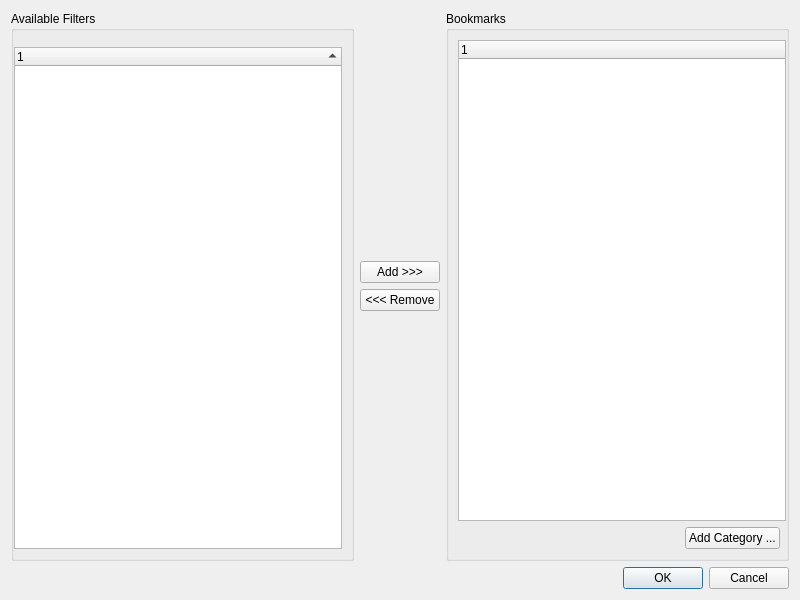
<?xml version="1.0" encoding="UTF-8"?>
<ui version="4.0">
 <class>pqBookmarksDialog</class>
 <widget class="QDialog" name="pqBookmarksDialog">
  <property name="geometry">
   <rect>
    <x>0</x>
    <y>0</y>
    <width>800</width>
    <height>600</height>
   </rect>
  </property>
  <property name="windowTitle">
   <string>Bookmarks Manager</string>
  </property>
  <layout class="QGridLayout">
   <item row="2" column="1">
    <widget class="QPushButton" name="removeBookmark">
     <property name="enabled">
      <bool>true</bool>
     </property>
     <property name="text">
      <string>&lt;&lt;&lt; Remove</string>
     </property>
    </widget>
   </item>
   <item row="0" column="0" rowspan="4">
    <widget class="QGroupBox" name="filtersGroup">
     <property name="sizePolicy">
      <sizepolicy hsizetype="Preferred" vsizetype="Expanding">
       <horstretch>0</horstretch>
       <verstretch>0</verstretch>
      </sizepolicy>
     </property>
     <property name="title">
      <string>Available Filters</string>
     </property>
     <layout class="QGridLayout">
      <property name="leftMargin">
       <number>0</number>
      </property>
      <item row="4" column="2">
       <widget class="QTreeWidget" name="availableFilters">
        <property name="contextMenuPolicy">
         <enum>Qt::NoContextMenu</enum>
        </property>
        <property name="acceptDrops">
         <bool>false</bool>
        </property>
        <property name="horizontalScrollBarPolicy">
         <enum>Qt::ScrollBarAsNeeded</enum>
        </property>
        <property name="sizeAdjustPolicy">
         <enum>QAbstractScrollArea::AdjustToContents</enum>
        </property>
        <property name="dragEnabled">
         <bool>true</bool>
        </property>
        <property name="dragDropMode">
         <enum>QAbstractItemView::DragOnly</enum>
        </property>
        <property name="defaultDropAction">
         <enum>Qt::CopyAction</enum>
        </property>
        <property name="alternatingRowColors">
         <bool>true</bool>
        </property>
        <property name="selectionMode">
         <enum>QAbstractItemView::ExtendedSelection</enum>
        </property>
        <property name="rootIsDecorated">
         <bool>false</bool>
        </property>
        <property name="sortingEnabled">
         <bool>true</bool>
        </property>
        <column>
         <property name="text">
          <string>1</string>
         </property>
        </column>
       </widget>
      </item>
      <item row="2" column="2">
       <spacer>
        <property name="orientation">
         <enum>Qt::Horizontal</enum>
        </property>
        <property name="sizeHint" stdset="0">
         <size>
          <width>40</width>
          <height>1</height>
         </size>
        </property>
       </spacer>
      </item>
      <item row="3" column="2">
       <widget class="pqSearchBox" name="searchBox" native="true">
        <property name="settingKey" stdset="0">
         <string notr="true">showAdvancedProperties</string>
        </property>
        <property name="advancedSearchEnabled" stdset="0">
         <bool>false</bool>
        </property>
       </widget>
      </item>
     </layout>
    </widget>
   </item>
   <item row="0" column="2" rowspan="4">
    <widget class="QGroupBox" name="bookmarksGroup">
     <property name="title">
      <string>Bookmarks</string>
     </property>
     <layout class="QGridLayout">
      <property name="rightMargin">
       <number>0</number>
      </property>
      <item row="0" column="0" rowspan="2" colspan="5">
       <widget class="pqBookmarksTreeWidget" name="bookmarks">
        <property name="contextMenuPolicy">
         <enum>Qt::NoContextMenu</enum>
        </property>
        <property name="horizontalScrollBarPolicy">
         <enum>Qt::ScrollBarAsNeeded</enum>
        </property>
        <property name="sizeAdjustPolicy">
         <enum>QAbstractScrollArea::AdjustToContents</enum>
        </property>
        <property name="dragEnabled">
         <bool>true</bool>
        </property>
        <property name="dragDropMode">
         <enum>QAbstractItemView::DragDrop</enum>
        </property>
        <property name="defaultDropAction">
         <enum>Qt::MoveAction</enum>
        </property>
        <property name="alternatingRowColors">
         <bool>true</bool>
        </property>
        <property name="selectionMode">
         <enum>QAbstractItemView::ExtendedSelection</enum>
        </property>
        <property name="rootIsDecorated">
         <bool>true</bool>
        </property>
        <attribute name="headerStretchLastSection">
         <bool>true</bool>
        </attribute>
        <column>
         <property name="text">
          <string>1</string>
         </property>
        </column>
       </widget>
      </item>
      <item row="3" column="3">
       <widget class="QPushButton" name="addCategory">
        <property name="text">
         <string>Add Category ...</string>
        </property>
       </widget>
      </item>
      <item row="3" column="2">
       <spacer>
        <property name="orientation">
         <enum>Qt::Horizontal</enum>
        </property>
        <property name="sizeHint" stdset="0">
         <size>
          <width>40</width>
          <height>20</height>
         </size>
        </property>
       </spacer>
      </item>
     </layout>
    </widget>
   </item>
   <item row="6" column="0" colspan="3">
    <widget class="QDialogButtonBox" name="buttonBox">
     <property name="orientation">
      <enum>Qt::Horizontal</enum>
     </property>
     <property name="standardButtons">
      <set>QDialogButtonBox::Cancel|QDialogButtonBox::Ok</set>
     </property>
    </widget>
   </item>
   <item row="1" column="1">
    <widget class="QPushButton" name="addBookmark">
     <property name="enabled">
      <bool>true</bool>
     </property>
     <property name="text">
      <string>Add &gt;&gt;&gt;</string>
     </property>
    </widget>
   </item>
  </layout>
 </widget>
 <customwidgets>
  <customwidget>
   <class>pqSearchBox</class>
   <extends>QWidget</extends>
   <header>pqSearchBox.h</header>
   <container>1</container>
  </customwidget>
  <customwidget>
   <class>pqBookmarksTreeWidget</class>
   <extends>QTreeWidget</extends>
   <header>pqBookmarksTreeWidget.h</header>
  </customwidget>
 </customwidgets>
 <tabstops>
  <tabstop>bookmarks</tabstop>
  <tabstop>buttonBox</tabstop>
 </tabstops>
 <resources>
  <include location="../pqComponents.qrc"/>
 </resources>
 <connections>
  <connection>
   <sender>buttonBox</sender>
   <signal>accepted()</signal>
   <receiver>pqBookmarksDialog</receiver>
   <slot>accept()</slot>
   <hints>
    <hint type="sourcelabel">
     <x>248</x>
     <y>254</y>
    </hint>
    <hint type="destinationlabel">
     <x>157</x>
     <y>274</y>
    </hint>
   </hints>
  </connection>
  <connection>
   <sender>buttonBox</sender>
   <signal>rejected()</signal>
   <receiver>pqBookmarksDialog</receiver>
   <slot>reject()</slot>
   <hints>
    <hint type="sourcelabel">
     <x>316</x>
     <y>260</y>
    </hint>
    <hint type="destinationlabel">
     <x>286</x>
     <y>274</y>
    </hint>
   </hints>
  </connection>
 </connections>
</ui>
